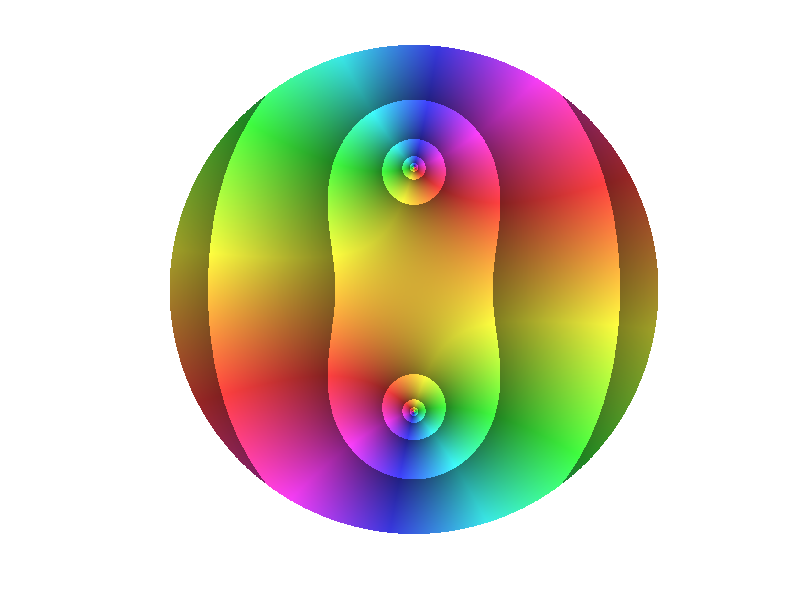

Recreate this plot in MATLAB.
clear all
close all
%fn = @(x) (1-i/2)*sin(x);
%fn = @(x) x.^2-0.75-0.2*i;
fn = @(x) (1+i)./(x.^2+1);
%fn = @(x) log(x);
%fn = @(x) exp(x)./x.^2;
%fn = @(x) i*cos(x);
%fn = @(x) log((x+1)./(x-1));
%fn = @(x) x.^5-1;

xmin=-2; xmax=2; ymin=-2; ymax=2;
Nx=2001;
Ny=2001;
x=linspace(xmin,xmax,Nx);
y=linspace(ymin,ymax,Ny);

[X,Y] = meshgrid(x,y);
%figure,plot(X,Y)
%break 
z = complex(X,Y);
tmp=z; 
for n=1:1
tmp = fn(tmp);
end
Z=tmp;
%Z = fn(z);
XX=real(Z);
YY=imag(Z);

%figure,plot(XX,YY)
%break

R2=max(max(X.^2));
R=max(max(XX.^2+YY.^2));
circle(:,:,1) = X.^2+Y.^2 < R2;
%circle(:,:,1) = 1;
circle(:,:,2)=circle(:,:,1);
circle(:,:,3)=circle(:,:,1);
addcirc(:,:,1)=circle(:,:,1)==0;
addcirc(:,:,2)=circle(:,:,1)==0;
addcirc(:,:,3)=circle(:,:,1)==0;

hsvCircle=ones(Nx,Ny,3);
hsvCircle(:,:,1)=atan2(YY,XX)*180/pi+(atan2(YY,XX)*180/pi<0)*360;
hsvCircle(:,:,1)=hsvCircle(:,:,1)/360; lgz=log(XX.^2+YY.^2)/2;
hsvCircle(:,:,2)=0.75; hsvCircle(:,:,3)=1-(lgz-floor(lgz))/2;
hsvCircle(:,:,1) = flipud((hsvCircle(:,:,1)));
hsvCircle(:,:,2) = flipud((hsvCircle(:,:,2)));
hsvCircle(:,:,3) =flipud((hsvCircle(:,:,3)));
rgbCircle=hsv2rgb(hsvCircle);
rgbCircle=rgbCircle.*circle+addcirc;
figure
image(rgbCircle)
axis equal
axis off